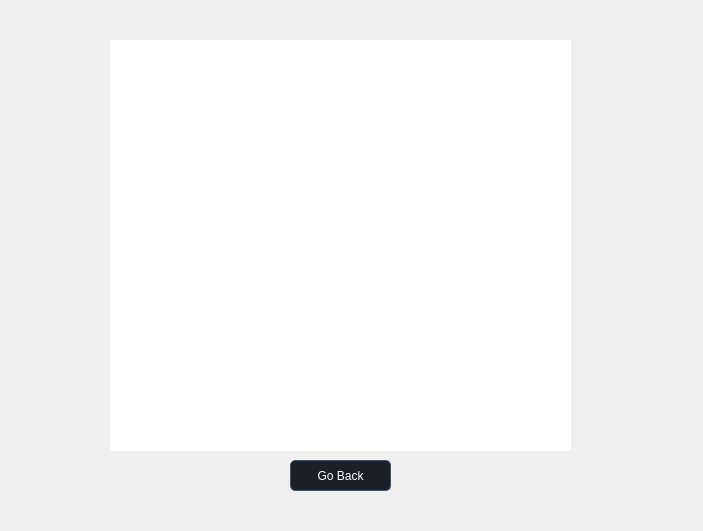
<?xml version="1.0" encoding="UTF-8"?>
<ui version="4.0">
 <class>Dialog__qr</class>
 <widget class="QDialog" name="Dialog__qr">
  <property name="geometry">
   <rect>
    <x>0</x>
    <y>0</y>
    <width>703</width>
    <height>531</height>
   </rect>
  </property>
  <property name="windowTitle">
   <string>Dialog</string>
  </property>
  <widget class="QLabel" name="qr_code_output">
   <property name="geometry">
    <rect>
     <x>110</x>
     <y>40</y>
     <width>461</width>
     <height>411</height>
    </rect>
   </property>
   <property name="layoutDirection">
    <enum>Qt::LeftToRight</enum>
   </property>
   <property name="styleSheet">
    <string notr="true">background-color : white ; </string>
   </property>
   <property name="text">
    <string/>
   </property>
   <property name="alignment">
    <set>Qt::AlignCenter</set>
   </property>
  </widget>
  <widget class="QPushButton" name="closedialog">
   <property name="geometry">
    <rect>
     <x>290</x>
     <y>460</y>
     <width>101</width>
     <height>31</height>
    </rect>
   </property>
   <property name="styleSheet">
    <string notr="true">#closedialog{
background-color : #1B2028;
border : 1px solid #455266 ; 
border-radius : 5px ;
color : white ; 
}
#closedialog:hover{
background-color : #2c9cf6;
border : 1px solid #2c9cf6 ; 
} </string>
   </property>
   <property name="text">
    <string>Go Back</string>
   </property>
   <property name="icon">
    <iconset>
     <normaloff>../projet souissi/Web et QT C++-20240819T082024Z-001/Web et QT C++/Centre-de-Kinesitherapie-main/assets/icons/arrow-left-white.svg</normaloff>../projet souissi/Web et QT C++-20240819T082024Z-001/Web et QT C++/Centre-de-Kinesitherapie-main/assets/icons/arrow-left-white.svg</iconset>
   </property>
  </widget>
 </widget>
 <resources/>
 <connections/>
</ui>
